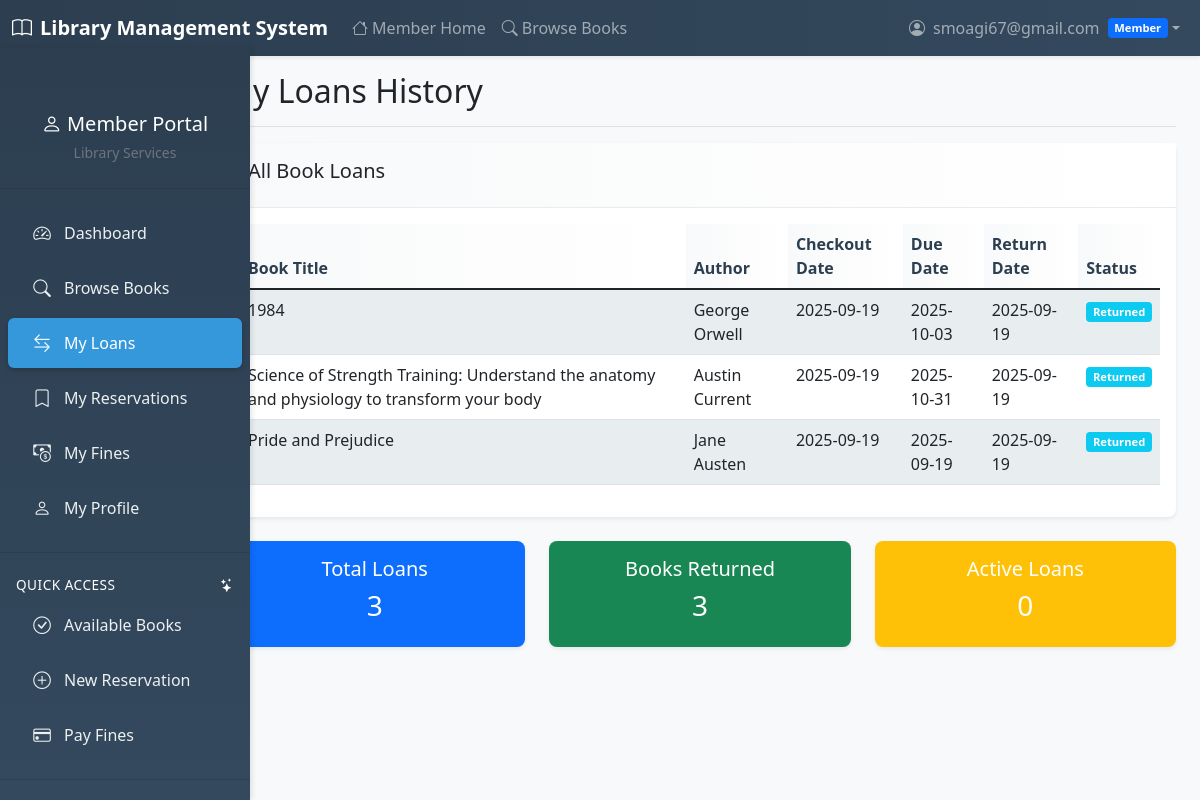
The app's page /member/loans.php (signed in) with its own data.
### tables this page shows
CREATE TABLE `book_loans` (
  `id` int(11) NOT NULL,
  `book_id` int(11) NOT NULL,
  `member_id` int(11) NOT NULL,
  `librarian_id` int(11) DEFAULT NULL,
  `checkout_date` date NOT NULL,
  `due_date` date NOT NULL,
  `return_date` date DEFAULT NULL,
  `status` enum('active','returned','overdue') DEFAULT 'active',
  `created_at` timestamp NOT NULL DEFAULT current_timestamp()
);

CREATE TABLE `books` (
  `id` int(11) NOT NULL,
  `isbn` varchar(20) NOT NULL,
  `title` varchar(255) NOT NULL,
  `author` varchar(255) NOT NULL,
  `genre` varchar(100) DEFAULT NULL,
  `publisher` varchar(255) DEFAULT NULL,
  `publication_date` date DEFAULT NULL,
  `edition` varchar(50) DEFAULT NULL,
  `description` text DEFAULT NULL,
  `total_copies` int(11) DEFAULT 1,
  `available_copies` int(11) DEFAULT 1,
  `status` enum('available','unavailable') DEFAULT 'available',
  `created_at` timestamp NOT NULL DEFAULT current_timestamp()
);

### member/loans.php (the view, shortened to what this page needs)
<?php
$database = new Database();
$db = $database->getConnection();
$member_query = "SELECT m.* FROM members m
                 JOIN users u ON m.user_id = u.id
                 WHERE u.id = :user_id";
$member_stmt = $db->prepare($member_query);
$member_stmt->bindParam(':user_id', $_SESSION['user_id']);
$member_stmt->execute();
$member = $member_stmt->fetch(PDO::FETCH_ASSOC);
$loans_query = "SELECT b.title, b.author, bl.checkout_date, bl.due_date, bl.return_date, bl.status
                FROM book_loans bl
                JOIN books b ON bl.book_id = b.id
                WHERE bl.member_id = :member_id
                ORDER BY bl.checkout_date DESC";
$loans_stmt = $db->prepare($loans_query);
$loans_stmt->bindParam(':member_id', $member['id']);
$loans_stmt->execute();
$all_loans = $loans_stmt->fetchAll(PDO::FETCH_ASSOC);
?>
<!DOCTYPE html>
<html lang="en">
<head>
    <link href="https://cdn.jsdelivr.net/npm/bootstrap@5.1.3/dist/css/bootstrap.min.css" rel="stylesheet">
    <link href="https://cdn.jsdelivr.net/npm/bootstrap-icons@1.7.2/font/bootstrap-icons.css" rel="stylesheet">
    <link href="../css/style.css" rel="stylesheet">
</head>
<body>
    <?php include '../includes/navbar.php'; ?>
    <div class="container-fluid">
        <div class="row">
            <?php include '../includes/member_sidebar.php'; ?>
            <main class="col-md-9 ms-sm-auto col-lg-10 px-md-4">
                <div class="d-flex justify-content-between flex-wrap flex-md-nowrap align-items-center pt-3 pb-2 mb-3 border-bottom">
                    <h1 class="h2">My Loans History</h1>
                </div>
                <div class="card">
                    <div class="card-header">
                        <h5 class="card-title">All Book Loans</h5>
                    </div>
                    <div class="card-body">
                        <?php if (count($all_loans) > 0): ?>
                            <div class="table-responsive">
                                <table class="table table-striped">
                                    <thead>
                                        <tr>
                                            <th>Book Title</th>
                                            <th>Author</th>
                                            <th>Checkout Date</th>
                                            <th>Due Date</th>
                                            <th>Return Date</th>
                                            <th>Status</th>
                                        </tr>
                                    </thead>
                                    <tbody>
                                        <?php foreach ($all_loans as $loan): ?>
                                            <tr>
                                                <td><?php echo $loan['title']; ?></td>
                                                <td><?php echo $loan['author']; ?></td>
                                                <td><?php echo $loan['checkout_date']; ?></td>
                                                <td>
                                                    <?php
                                                    echo $loan['due_date'];
                                                    ?>
                                                </td>
                                                <td><?php echo $loan['return_date'] ? $loan['return_date'] : 'Not returned'; ?></td>
                                                <td>
                                                    <?php
                                                    $badge_class = '';
                                                    switch ($loan['status']) {
                                                        case 'returned':
                                                            $badge_class = 'bg-info';
                                                            break;
                                                    }
                                                    ?>
                                                    <span class="badge <?php echo $badge_class; ?>"><?php echo ucfirst($loan['status']); ?></span>
                                                </td>
                                            </tr>
                                        <?php endforeach; ?>
                                    </tbody>
                                </table>
                            </div>
                        <?php endif; ?>
                    </div>
                </div>
                <div class="row mt-4">
                    <div class="col-md-4">
                        <div class="card text-white bg-primary">
                            <div class="card-body text-center">
                                <h5>Total Loans</h5>
                                <h3><?php echo count($all_loans); ?></h3>
                            </div>
                        </div>
                    </div>
                    <div class="col-md-4">
                        <div class="card text-white bg-success">
                            <div class="card-body text-center">
                                <h5>Books Returned</h5>
                                <h3><?php echo count(array_filter($all_loans, fn($loan) => $loan['status'] === 'returned')); ?></h3>
                            </div>
                        </div>
                    </div>
                    <div class="col-md-4">
                        <div class="card text-white bg-warning">
                            <div class="card-body text-center">
                                <h5>Active Loans</h5>
                                <h3><?php echo count(array_filter($all_loans, fn($loan) => $loan['status'] === 'active')); ?></h3>
                            </div>
                        </div>
                    </div>
                </div>
            </main>
        </div>
    </div>
</body>
</html>

### css/style.css (style rules this page uses)
body { font-family: "Segoe UI", Tahoma, Geneva, Verdana, sans-serif; background-color: #f8f9fa; }
.card { border: none; border-radius: 0.5rem; box-shadow: 0 0.125rem 0.25rem rgba(0, 0, 0, 0.075); margin-bottom: 1.5rem; transition: transform 0.2s ease, box-shadow 0.2s ease; }
.card-header { background: linear-gradient(90deg, #f8f9fa 0%, #ffffff 100%); border-bottom: 1px solid #e9ecef; font-weight: 600; padding: 1rem 1.5rem; }
.table th { background: linear-gradient(90deg, #f8f9fa 0%, #ffffff 100%); border-top: none; font-weight: 600; color: #2c3e50; }
.table-striped tbody tr:nth-of-type(odd) { background-color: rgba(52, 152, 219, 0.05); }
.badge { font-size: 0.75em; padding: 0.4em 0.6em; border-radius: 0.25rem; }
.badge { font-size: 0.7em; }
.card { transition: transform 0.2s; }

### records on screen
book_loans: book.title "1984", book.author "George Orwell", checkout_date "2025-09-19", due_date "2025-10-03", return_date "2025-09-19", status "Returned"
book_loans: book.title "Science of Strength Training: Understand the anatomy and physiology to transform your body", book.author "Austin Current", checkout_date "2025-09-19", due_date "2025-10-31", return_date "2025-09-19", status "Returned"
book_loans: book.title "Pride and Prejudice", book.author "Jane Austen", checkout_date "2025-09-19", due_date "2025-09-19", return_date "2025-09-19", status "Returned"

### other values on screen
$_SESSION['username'] "smoagi67@gmail.com"
$_SESSION['role'] "Member"
count($all_loans) "3"
